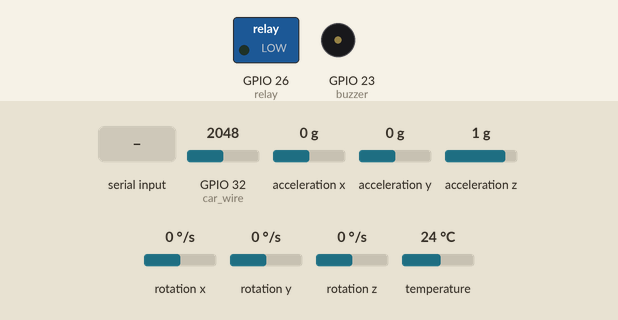
Recording of a sketch running on a simulated ESP32. On the bench: switched loads named in the sketch (green lamp = pin HIGH), buzzer (waves = sounding). The inputs (shaded band) are chosen by the test bench; at power-on: GPIO 32 (car_wire) = 2048, acceleration x 0 g, acceleration y 0 g, acceleration z 1 g, rotation x 0 °/s, rotation y 0 °/s, rotation z 0 °/s, temperature 24 °C. No MQTT or app messages arrive unless stated; the modem accepts every AT command (registered, SIM ready, sends succeed) and sends nothing else; what the sketch prints to the serial monitor is not drawn.

Above: at 4.2 s.
4.3 s: GPIO 32 (car_wire) set to 0
13.6 s: acceleration x set to -1.4 g
At 20.31 s:
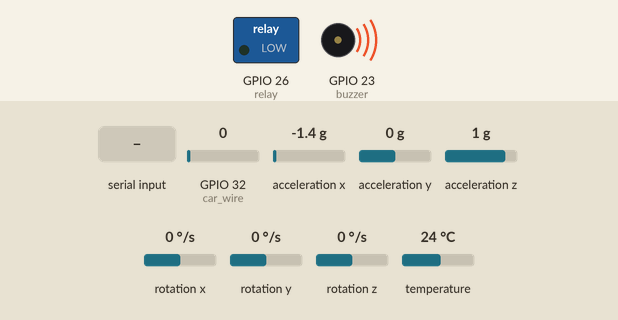
21.8 s: "kmhn4235+" received over the second serial link
29.8 s: "1+" received over the second serial link
Timing chart, 0 to 38.2 s (numbered marks = the images above; inputs shaded):
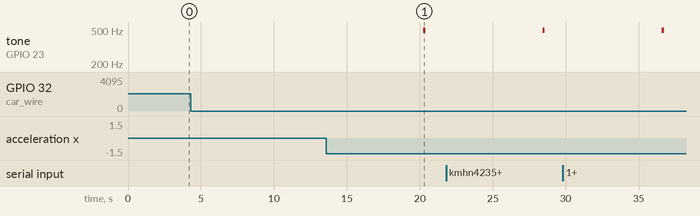

Measured:
- after the input at 4.3 s, every drawn part: stays the same
- after the input at 13.6 s, tone on GPIO 23 (buzzer): silent → 498 Hz after 6.6 s, → silent 0.16 s later

The sketch:

final_project_SIM800L.ino
```cpp
 #include <SPI.h>
#include <Wire.h>
#include <Adafruit_GFX.h>
#include <Adafruit_MPU6050.h>
#include <Adafruit_Sensor.h>
#include <math.h>

#include "WiFi.h"
#include "AsyncUDP.h"
#include <ESPmDNS.h>
#include <WiFiUdp.h>
#include "Adafruit_MQTT.h"
#include "Adafruit_MQTT_Client.h"
#include "time.h"

//////WIFI settings
//#define WLAN_SSID "Galaxy A51E4D2"
//#define WLAN_PASS "kmhn4235"
#define WLAN_SSID "Parisa's Galaxy S21 FE 5G"
#define WLAN_PASS "hjni2911"

#define AIO_SERVER      "45.149.77.235"
#define AIO_SERVERPORT  1883
#define AIO_USERNAME    "97522175"
#define AIO_KEY         "0VSscu3h"

//hotspot for sim800l
const char apn[]      = "mcinet"; // APN (example: internet.vodafone.pt) use https://wiki.apnchanger.org
const char gprsUser[] = ""; // GPRS User
const char gprsPass[] = ""; // GPRS Password
const char simPIN[]   = "";

// TTGO T-Call pins
//#define MODEM_RST            5
//#define MODEM_PWKEY          4
//#define MODEM_POWER_ON       23
#define MODEM_TX             17
#define MODEM_RX             16

// Configure TinyGSM library
#define TINY_GSM_MODEM_SIM800      // Modem is SIM800
#define TINY_GSM_RX_BUFFER   1024  // Set RX buffer to 1Kb

#include <TinyGsmClient.h>
// TinyGSM Client for Internet connection
TinyGsm modem(Serial2);
TinyGsmClient client(modem);

// Create an ESP8266 WiFiClient class to connect to the MQTT server.
//WiFiClient client;
// Setup the MQTT client class by passing in the WiFi client and MQTT server and login details.
Adafruit_MQTT_Client mqtt(&client, AIO_SERVER, AIO_SERVERPORT, AIO_USERNAME, AIO_KEY);
Adafruit_MQTT_Publish car_state = Adafruit_MQTT_Publish(&mqtt, AIO_USERNAME "/car_state");
Adafruit_MQTT_Publish alarm_state = Adafruit_MQTT_Publish(&mqtt, AIO_USERNAME "/alarm_state");
Adafruit_MQTT_Publish buzzer_state = Adafruit_MQTT_Publish(&mqtt, AIO_USERNAME "/buzzer_state");

//// wire connected to the car
#define car_wire 32
int car_wire_value;

// Define NTP Client to get time
const char* ntpServer = "asia.pool.ntp.org";
const long  gmtOffset_sec = 12600;
const int   daylightOffset_sec = 3600;

//gyroscope sensor
Adafruit_MPU6050 mpu;
//get acceleration
double acceleration;
int buzzer = 23;
double buzzer_threshold = 10.2;

// relay
const int relay = 26;

bool send_sms_alarm = true;
bool send_sms_buzzer = true;

//String clk;

void MQTT_connect() {
  int8_t ret;
  // Stop if already connected.
  if (mqtt.connected()) {
    return;
  }
  Serial.print("Connecting to MQTT... ");
  uint8_t retries = 3;
  while ((ret = mqtt.connect()) != 0) { // connect will return 0 for connected
    Serial.println(mqtt.connectErrorString(ret));
    Serial.println("Retrying MQTT connection in 5 seconds...");
    mqtt.disconnect();
    delay(5000);  // wait 5 seconds
    retries--;
    if (retries == 0) {
      // basically die and wait for WDT to reset me
      while (1);
    }
  }
  Serial.println("MQTT Connected!");
}


String parse_time()
{
  delay(500);

  char myData[18];

  Serial2.find("+CCLK: \"");
  Serial2.readBytesUntil('+', myData, 17);
//  Serial.println(myData);
  String content = myData;
  return content;
}

String get_time(){
  String clk;
  Serial2.println("AT+SAPBR=3,1, \"Contype\",\"GPRS\"");
  updateSerial();
  Serial.println();
  Serial2.println("AT+SAPBR=3,1, \"APN\",\"CMNET\"");
  updateSerial();
  Serial2.println("AT+SAPBR=0,1");
  updateSerial();
  Serial2.println("AT+SAPBR=1,1");
  updateSerial();
  Serial2.println("AT+CNTPCID=1");
  updateSerial();
  Serial2.println("AT+CNTP=\"ir.pool.ntp.org\",18");
  updateSerial();
  Serial2.println("AT+CNTP");
  updateSerial();
  Serial2.println("AT+CCLK?");
  clk = parse_time();
  Serial.print("time: ");
//  Serial2.println("AT+SAPBR=0,1");
  Serial.print(clk.substring(0, 17));
  return clk;
}

void check_car_signal(){
  String clk = get_time();
  if(car_wire_value == 0){
    send_sms_alarm = false;
//    car_state.publish(strcat(date_time, " Car is OFF"));
//    alarm_state.publish(strcat(date_time2, " Alarm is ON"));

//    String new_str = clk + " Car is OFF";
//    char buf [32];
//    new_str.toCharArray(buf, 32);
//    Serial.println("here!");
//    Serial.println(buf);

    char clk_arr[18];
    char clk_arr2[18];
    clk.toCharArray(clk_arr, 18);
    clk.toCharArray(clk_arr2, 18);
    car_state.publish(strcat(clk_arr, " Car is OFF"));
    alarm_state.publish(strcat(clk_arr2, " Alarm is ON"));
  }
  else{
    send_sms_alarm = true;
    char clk_arr[18];
    char clk_arr2[18];
    clk.toCharArray(clk_arr, 18);
    clk.toCharArray(clk_arr2, 18);
    car_state.publish(strcat(clk_arr, " Car is ON"));
    alarm_state.publish(strcat(clk_arr2, " Alarm is OFF"));
  }
}

void setup_mpu(int a, int g, int bw){
  // Try to initialize MPU6050!
  if (!mpu.begin()) {
    Serial.println("Failed to find MPU6050 chip");
    while (1) {
      delay(10);
    }
  }
  Serial.println("MPU6050 Found!");

  //SET SENSITIVITY OF MPU
  //A smaller range determines a better sensitive outcome of reading which are obtained
  switch(a){
    case 2:
      mpu.setAccelerometerRange(MPU6050_RANGE_2_G);
      break;
    case 4:
      mpu.setAccelerometerRange(MPU6050_RANGE_4_G);
      break;
    case 8:
      mpu.setAccelerometerRange(MPU6050_RANGE_8_G);
      break;
    case 16:
      mpu.setAccelerometerRange(MPU6050_RANGE_16_G);
      break;
  }
  Serial.print("Accelerometer range set to: ");
  Serial.println(a);

  switch(g){
    case 250:
      mpu.setGyroRange(MPU6050_RANGE_250_DEG);
      break;
    case 500:
      mpu.setGyroRange(MPU6050_RANGE_500_DEG);
      break;
    case 1000:
      mpu.setGyroRange(MPU6050_RANGE_1000_DEG);
      break;
    case 2000:
      mpu.setGyroRange(MPU6050_RANGE_2000_DEG);
      break;
  }
  Serial.print("Gyro range set to: ");
  Serial.println(g);

  switch(bw){
    case 260:
      mpu.setFilterBandwidth(MPU6050_BAND_260_HZ);
      break;
    case 184:
      mpu.setFilterBandwidth(MPU6050_BAND_184_HZ);
      break;
    case 94:
      mpu.setFilterBandwidth(MPU6050_BAND_94_HZ);
      break;
    case 44:
      mpu.setFilterBandwidth(MPU6050_BAND_44_HZ);
      break;
    case 21:
      mpu.setFilterBandwidth(MPU6050_BAND_21_HZ);
      break;
    case 10:
      mpu.setFilterBandwidth(MPU6050_BAND_10_HZ);
      break;
    case 5:
      mpu.setFilterBandwidth(MPU6050_BAND_5_HZ);
      break;
  }
  Serial.print("Filter bandwidth set to: ");
  Serial.println(bw);
}

double get_mpu(){
  /* Get new sensor events with the readings */
  sensors_event_t a, g, temp;
  mpu.getEvent(&a, &g, &temp);

  return sqrt(pow(a.acceleration.x, 2) + pow(a.acceleration.y, 2) + pow(a.acceleration.z, 2));
}

void buzzer_sound(double threshold){
  if(acceleration > threshold){
    send_sms_buzzer = false;
    buzzer_state.publish("Buzzer is beeping!");
    for (int i = 0; i < 80; i++) {  // make a sound
      digitalWrite(buzzer, HIGH); // send high signal to buzzer
      delay(1); // delay 1ms
      digitalWrite(buzzer, LOW); // send low signal to buzzer
      delay(1);
    }
  }
  else {
    buzzer_state.publish("Buzzer is OFF");
    send_sms_buzzer = true;
    }
}

void relay_switch(){
  // Normally Open configuration, send LOW signal to let current flow
  // (if you're usong Normally Closed configuration send HIGH signal)
  digitalWrite(relay, LOW);
  Serial.println("Current Flowing");
  delay(5000);

  // Normally Open configuration, send HIGH signal stop current flow
  // (if you're usong Normally Closed configuration send LOW signal)
  digitalWrite(relay, HIGH);
  Serial.println("Current not Flowing");
  delay(5000);
}

void updateSerial()
{
  delay(500);
  while (Serial.available())
  {
    Serial2.write(Serial.read());//Forward what Serial received to Software Serial Port
  }
  while (Serial2.available())
  {
    Serial.write(Serial2.read());//Forward what Software Serial received to Serial Port
  }
}

void send_SMS(String msg)
{
  Serial2.println("AT+CMGF=1"); // Configuring TEXT mode
  updateSerial();
  Serial2.println("AT+CMGS=\"+989305863861\"");//change ZZ with country code and xxxxxxxxxxx with phone number to sms
  updateSerial();
  Serial2.print(msg); //text content
  updateSerial();
  Serial.println();
  Serial.println("Message Sent");
  Serial2.write(26);
}

void setup() {
  // put your setup code here, to run once:
  Serial.begin(9600);
//  Serial2.begin(9600);
  Serial2.begin(9600, SERIAL_8N1, MODEM_RX, MODEM_TX);
  delay(3000);
//  delay(3000);
  Serial.println("Initializing modem...");

  ///WIFI setup
//  WiFi.begin(WLAN_SSID, WLAN_PASS);
//  while (WiFi.status() != WL_CONNECTED) {
//    delay(500);
////    Serial.print(".");
//  }

  pinMode(car_wire, INPUT);
  pinMode(relay, OUTPUT);

  // Init and get the time
//  configTime(gmtOffset_sec, daylightOffset_sec, ntpServer);
//  check_car_signal();

  // Setup sensor MPU6050
  setup_mpu(2, 500, 5);
  pinMode(buzzer, OUTPUT); // set buzzer pin as output

}

void loop() {
  // put your main code here, to run repeatedly:
  if (!modem.gprsConnect(apn, gprsUser, gprsPass)) {
    Serial.println("hotspot connection failed");
  }
  else {
    Serial.println("hotspot connection OK");
    }

  //// connect to server
  MQTT_connect();

  car_wire_value = analogRead(car_wire);
  Serial.print("car voltage: ");
  Serial.println(car_wire_value);

  // send sms to user showing alarm is working
  if(send_sms_alarm && car_wire_value == 0){
    send_SMS("Car Alarm is working");
  }

  //// send signal, indicating whether the car is on/off
  //// and send the time to server
  check_car_signal();

  // gyroscope value
  if(car_wire_value == 0){
    acceleration = get_mpu();
    Serial.print("Acceleration: ");
    Serial.println(acceleration);

    // send sms to user showing buzzer is beeping
    if(send_sms_buzzer && acceleration > buzzer_threshold){
      send_SMS("Buzzer is beeping");
    }

    //set threshold for making sound
    buzzer_sound(buzzer_threshold);
  }
  else buzzer_state.publish("Buzzer is OFF");

//  relay_switch();
//  updateSerial();


  if (!mqtt.ping()) {
    mqtt.disconnect();
  }

  delay(2000);

}
```
